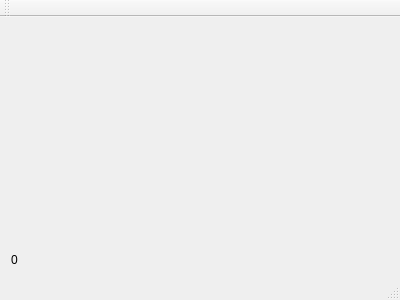
<?xml version="1.0" encoding="UTF-8"?>
<ui version="4.0">
 <class>MainWindow</class>
 <widget class="QMainWindow" name="MainWindow">
  <property name="geometry">
   <rect>
    <x>0</x>
    <y>0</y>
    <width>400</width>
    <height>300</height>
   </rect>
  </property>
  <property name="windowTitle">
   <string>MainWindow</string>
  </property>
  <widget class="QWidget" name="centralWidget">
   <layout class="QVBoxLayout" name="verticalLayout">
    <item>
     <spacer name="verticalSpacer">
      <property name="orientation">
       <enum>Qt::Vertical</enum>
      </property>
      <property name="sizeHint" stdset="0">
       <size>
        <width>78</width>
        <height>199</height>
       </size>
      </property>
     </spacer>
    </item>
    <item>
     <widget class="QLabel" name="threadsCount">
      <property name="text">
       <string>0</string>
      </property>
     </widget>
    </item>
   </layout>
  </widget>
  <widget class="QMenuBar" name="menuBar">
   <property name="geometry">
    <rect>
     <x>0</x>
     <y>0</y>
     <width>400</width>
     <height>21</height>
    </rect>
   </property>
  </widget>
  <widget class="QToolBar" name="mainToolBar">
   <attribute name="toolBarArea">
    <enum>TopToolBarArea</enum>
   </attribute>
   <attribute name="toolBarBreak">
    <bool>false</bool>
   </attribute>
  </widget>
  <widget class="QStatusBar" name="statusBar"/>
 </widget>
 <layoutdefault spacing="6" margin="11"/>
 <resources/>
 <connections/>
</ui>
